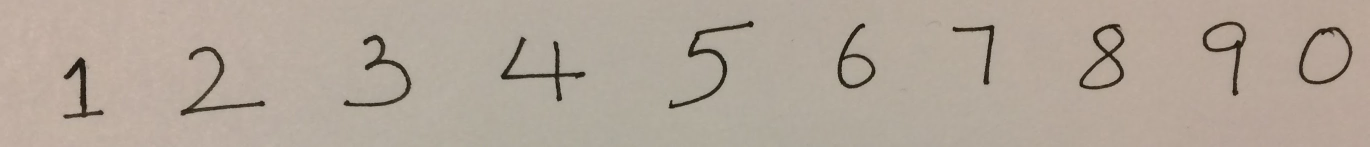
%> input picture image1.JPG, 2739 x 294 px (shown at 1/2 size)
$ octave ec.m   (GNU Octave 9; MATLAB toolbox functions it lacks are replaced by stand-ins)
%> lines starting %> are read from the running program, lines starting %| are printed output that depends on the picture; in (x1, y1, x2, y2) boxes, pixels count from 0 and x2, y2 are one past the last pixel; in counts of white or black regions, pixels touching at a corner belong together; the program's own positions count from 1
### get_lenet.m
function layers = get_lenet()

    layers{1}.type = 'DATA';
    layers{1}.height = 28;
    layers{1}.width = 28;
    layers{1}.channel = 1;
    layers{1}.batch_size = 100;

    layers{2}.type = 'CONV';
    layers{2}.num = 20;
    layers{2}.k = 5;
    layers{2}.stride = 1;
    layers{2}.pad = 0;
    layers{2}.group = 1;

    layers{3}.type = 'RELU';

    layers{4}.type = 'POOLING';
    layers{4}.k = 2;
    layers{4}.stride = 2;
    layers{4}.pad = 0;


    layers{5}.type = 'CONV';
    layers{5}.k = 5;
    layers{5}.stride = 1;
    layers{5}.pad = 0;
    layers{5}.group = 1;
    layers{5}.num = 50;

    layers{6}.type = 'RELU';

    layers{7}.type = 'POOLING';
    layers{7}.k = 2;
    layers{7}.stride = 2;
    layers{7}.pad = 0;

    layers{8}.type = 'IP';
    layers{8}.num = 500;
    layers{8}.init_type = 'uniform';

    layers{9}.type = 'RELU';

    layers{10}.type = 'LOSS';
    layers{10}.num = 10;

end

### ec/ec.m
addpath('../matlab/');
layers = get_lenet();
load lenet.mat;

ims = {rgb2gray(imread('../images/image1.JPG')) ...
    rgb2gray(imread('../images/image2.JPG')) ...
    rgb2gray(imread('../images/image3.png')) ...
    rgb2gray(imread('../images/image4.jpg'))};
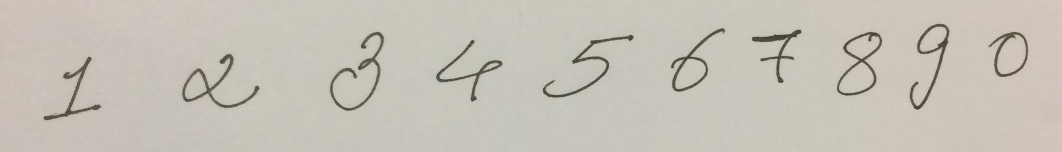
%> input picture image2.JPG, 2123 x 303 px (shown at 1/2 size)
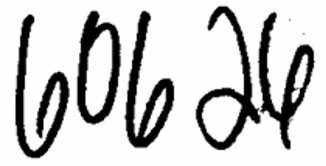
%> input picture image3.png, 326 x 166 px
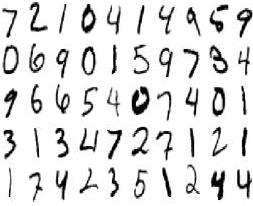
%> input picture image4.jpg, 253 x 206 px
%> ims = 4 items

pads = [5 45; 5 20; 1 30; 1 5];
labels = {[1 2 3 4 5 6 7 8 9 0], ...
    [1 2 3 4 5 6 7 8 9 0], ...
    [6 0 6 2 4], ...
    [7 0 9 3 1 6 7 2 6 1 3 9 6 4 1 4 2 0 0 ...
    5 4 4 7 3 1 0 2 5 5 1 7 7 4 9 1 7 4 2 9 1 ...
    5 3 4 0 2 -1 9 4 4 1 1 ]};
total = 0;
accurate = 0;
for i=1:4
    I = ims{i};
    image_pad = pads(i, 1);
    input_pad = pads(i, 2);
    image_labels = labels{i};
    %I = I>(max(I, [], 'all')-min(I, [], 'all'))/1.5;
    I = imbinarize(I,graythresh(I));
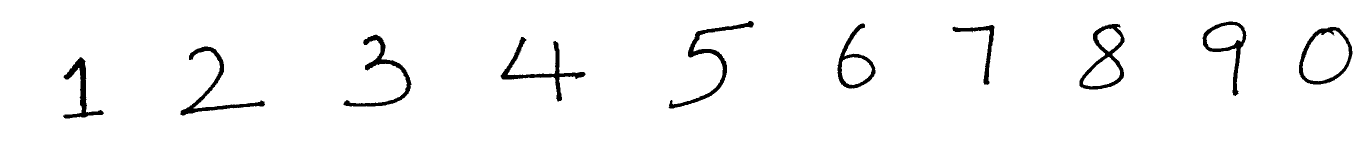
%> I: size 294x2739 logical (shown at 1/2 size); 96.8% white; 10 black regions, largest, box (x1, y1, x2, y2) and area: (1337, 42, 1508, 217) 3214, (1001, 74, 1171, 203) 3040, (361, 93, 530, 231) 2926
    mask = zeros(size(I));
    mask(1:end,1:end) = 1;
%> mask: size 294x2739 double; every value is 1
%> (the run ends here)
